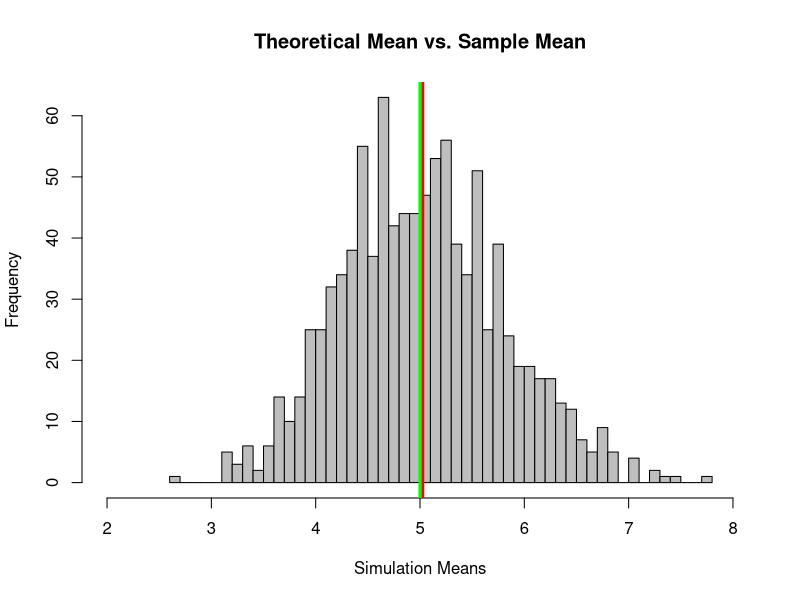
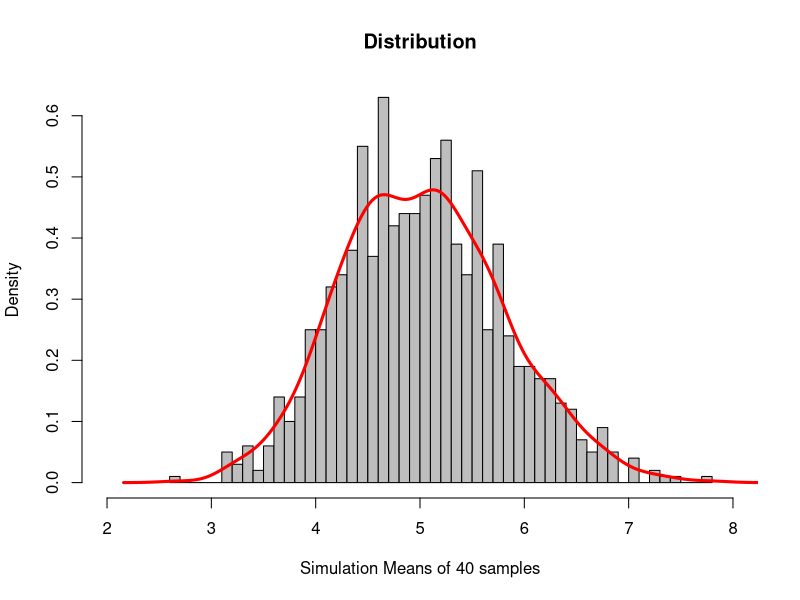

The R source for these figures, in order:
## ---- chunk 1
knitr::opts_chunk$set(cache=TRUE)
## ---- chunk 2
require(knitr)
require(ggplot2)
set.seed(111)
## ---- chunk 3
lambda <- 0.2;
samples <- 40;
simulationCount <- 1000;
simMeans = NULL
for (i in 1 : simulationCount) {
    simMeans = c(simMeans, mean(rexp(samples,lambda)))
    }
## ---- chunk 4
#Theorectical Mean
tMean<-round(1/lambda,3)
tMean
#Sample Mean
aMean<-round(mean(simMeans),3)
aMean

## ---- chunk 5
library(ggplot2)
# plot histogram of the sample means
hist(simMeans, col="gray", main="Theoretical Mean vs. Sample Mean", xlim = c(2,8),breaks=40, xlab = "Simulation Means")

# plot a vertical red line at the mean of the sample means
abline(v=mean(aMean), lwd="3", col="red")
abline(v=mean(tMean), lwd="3", col="green")
## ---- chunk 6
#theoretical variance
tVar <- round((1/lambda)^2/samples,3)
tVar
#Sample variance
aVar <- round(var(simMeans),3)
aVar

results <- matrix(c(tMean, aMean, 
                tVar,aVar),
              ncol = 2, byrow=TRUE)
#Naming the columns
colnames(results) <- c("theroetical","sample mean")
#Naming the row
rownames(results) <- c("mean","variance")
#Display the result as table
as.table(results)
## ---- chunk 7
hist(simMeans, prob=TRUE, col="gray", main="Distribution", breaks=40, xlim=c(2,8), xlab = "Simulation Means of 40 samples")
lines(density(simMeans), lwd=3, col="red")
